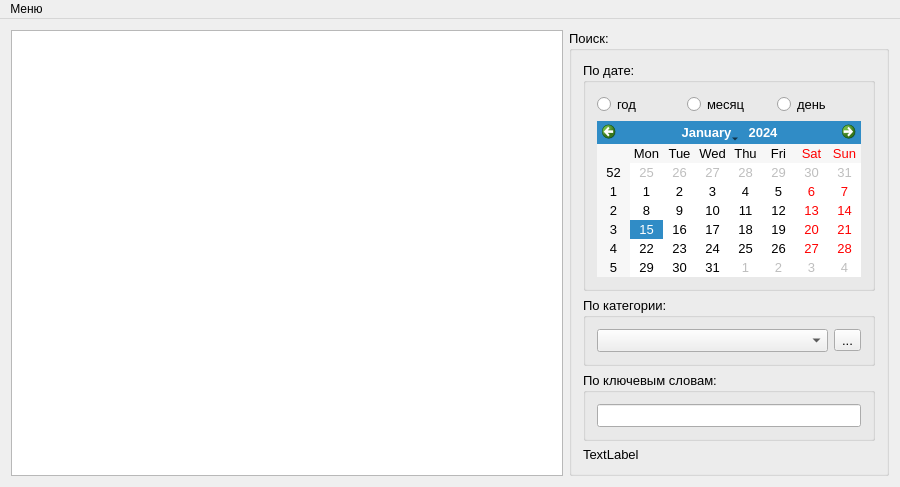
<?xml version="1.0" encoding="UTF-8"?>
<ui version="4.0">
 <class>MainWindow</class>
 <widget class="QMainWindow" name="MainWindow">
  <property name="geometry">
   <rect>
    <x>0</x>
    <y>0</y>
    <width>900</width>
    <height>478</height>
   </rect>
  </property>
  <property name="windowTitle">
   <string>MainWindow</string>
  </property>
  <widget class="QWidget" name="centralWidget">
   <layout class="QHBoxLayout" name="horizontalLayout_3">
    <item>
     <widget class="QTableView" name="tableView">
      <property name="font">
       <font>
        <pointsize>10</pointsize>
       </font>
      </property>
     </widget>
    </item>
    <item>
     <widget class="QGroupBox" name="groupBox_4">
      <property name="sizePolicy">
       <sizepolicy hsizetype="Fixed" vsizetype="Preferred">
        <horstretch>0</horstretch>
        <verstretch>0</verstretch>
       </sizepolicy>
      </property>
      <property name="font">
       <font>
        <pointsize>10</pointsize>
       </font>
      </property>
      <property name="title">
       <string>Поиск:</string>
      </property>
      <layout class="QVBoxLayout" name="verticalLayout_4">
       <item>
        <widget class="QGroupBox" name="groupBox">
         <property name="sizePolicy">
          <sizepolicy hsizetype="Fixed" vsizetype="Preferred">
           <horstretch>0</horstretch>
           <verstretch>0</verstretch>
          </sizepolicy>
         </property>
         <property name="font">
          <font>
           <pointsize>10</pointsize>
          </font>
         </property>
         <property name="title">
          <string>По дате:</string>
         </property>
         <layout class="QVBoxLayout" name="verticalLayout">
          <item>
           <layout class="QHBoxLayout" name="horizontalLayout">
            <item>
             <widget class="QRadioButton" name="rYear">
              <property name="font">
               <font>
                <pointsize>10</pointsize>
               </font>
              </property>
              <property name="text">
               <string>год</string>
              </property>
             </widget>
            </item>
            <item>
             <widget class="QRadioButton" name="rMonth">
              <property name="font">
               <font>
                <pointsize>10</pointsize>
               </font>
              </property>
              <property name="text">
               <string>месяц</string>
              </property>
             </widget>
            </item>
            <item>
             <widget class="QRadioButton" name="rDay">
              <property name="font">
               <font>
                <pointsize>10</pointsize>
               </font>
              </property>
              <property name="text">
               <string>день</string>
              </property>
             </widget>
            </item>
           </layout>
          </item>
          <item>
           <widget class="QCalendarWidget" name="dateEdit"/>
          </item>
         </layout>
        </widget>
       </item>
       <item>
        <widget class="QGroupBox" name="groupBox_3">
         <property name="font">
          <font>
           <pointsize>10</pointsize>
          </font>
         </property>
         <property name="title">
          <string>По категории:</string>
         </property>
         <layout class="QVBoxLayout" name="verticalLayout_2">
          <item>
           <layout class="QHBoxLayout" name="horizontalLayout_2">
            <item>
             <widget class="QComboBox" name="boxCategory">
              <property name="font">
               <font>
                <pointsize>10</pointsize>
               </font>
              </property>
             </widget>
            </item>
            <item>
             <widget class="QToolButton" name="btnSearchByCategory">
              <property name="text">
               <string>...</string>
              </property>
              <property name="icon">
               <iconset>
                <normalon>:/images/search.png</normalon>
               </iconset>
              </property>
              <property name="iconSize">
               <size>
                <width>20</width>
                <height>20</height>
               </size>
              </property>
             </widget>
            </item>
           </layout>
          </item>
         </layout>
        </widget>
       </item>
       <item>
        <widget class="QGroupBox" name="groupBox_2">
         <property name="font">
          <font>
           <pointsize>10</pointsize>
          </font>
         </property>
         <property name="title">
          <string>По ключевым словам:</string>
         </property>
         <layout class="QVBoxLayout" name="verticalLayout_3">
          <item>
           <widget class="QLineEdit" name="edtSearch">
            <property name="font">
             <font>
              <pointsize>10</pointsize>
             </font>
            </property>
           </widget>
          </item>
         </layout>
        </widget>
       </item>
       <item>
        <widget class="QLabel" name="label">
         <property name="sizePolicy">
          <sizepolicy hsizetype="Preferred" vsizetype="Expanding">
           <horstretch>0</horstretch>
           <verstretch>0</verstretch>
          </sizepolicy>
         </property>
         <property name="text">
          <string>TextLabel</string>
         </property>
        </widget>
       </item>
      </layout>
     </widget>
    </item>
   </layout>
  </widget>
  <widget class="QMenuBar" name="menuBar">
   <property name="geometry">
    <rect>
     <x>0</x>
     <y>0</y>
     <width>900</width>
     <height>21</height>
    </rect>
   </property>
   <widget class="QMenu" name="menu">
    <property name="title">
     <string>Меню</string>
    </property>
    <addaction name="actionRefreshList"/>
   </widget>
   <addaction name="menu"/>
  </widget>
  <action name="actionRefreshList">
   <property name="icon">
    <iconset resource="../../bin/images.qrc">
     <normaloff>:/images/ex.png</normaloff>:/images/ex.png</iconset>
   </property>
   <property name="text">
    <string>Обновить лист</string>
   </property>
  </action>
  <action name="actionSearchByCategory">
   <property name="icon">
    <iconset resource="../../bin/images.qrc">
     <normaloff>:/images/search.png</normaloff>:/images/search.png</iconset>
   </property>
   <property name="text">
    <string>Поиск по категории</string>
   </property>
  </action>
 </widget>
 <layoutdefault spacing="6" margin="11"/>
 <resources>
  <include location="../../bin/images.qrc"/>
 </resources>
 <connections/>
</ui>
